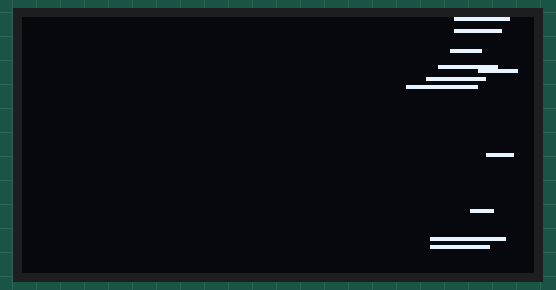
Recording of a program running on a simulated ESP32 board running MicroPython. On the bench: 128×64 one-colour display. Random numbers come from a fixed seed.

Above: at 0.48 s.
At 5.27 s:
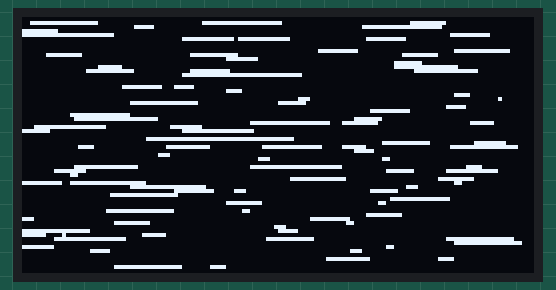
At 10.07 s:
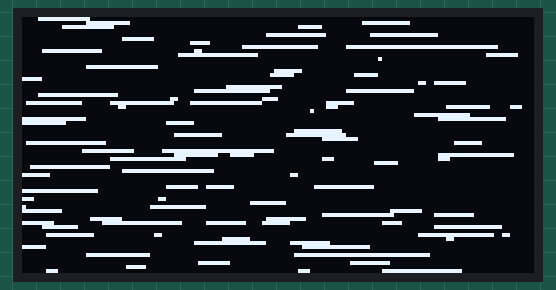
At 19.98 s:
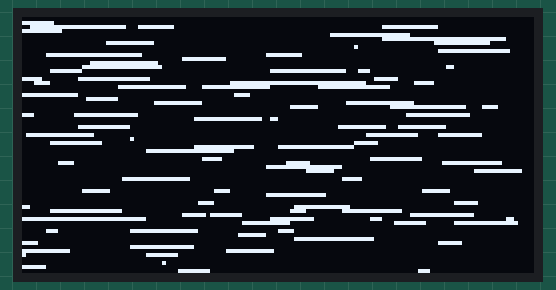
At 29.9 s:
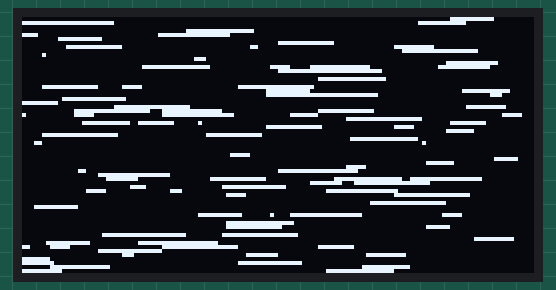
At 39.81 s:
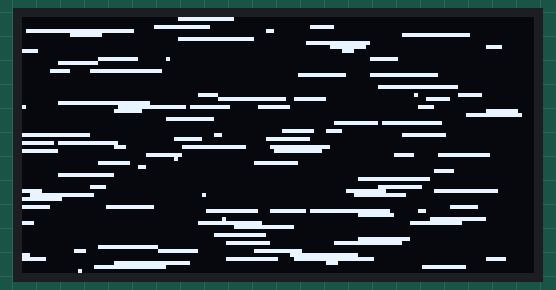

The program:

_______.py
```python
'''
接线：OLED(IIC)
       SCL-->(18)
       SDA-->(23)
'''

#导入Pin模块
from machine import Pin
import time
from machine import SoftI2C
from ssd1306 import SSD1306_I2C  #I2C的oled选该方法
import random

#创建硬件I2C对象
#i2c=I2C(0,sda=Pin(19), scl=Pin(18), freq=400000)

#创建软件I2C对象
i2c = SoftI2C(sda=Pin(23), scl=Pin(18))
#创建OLED对象，OLED分辨率、I2C接口
oled = SSD1306_I2C(128, 64, i2c)

a=0
#程序入口
if __name__=="__main__":
   while True:
            a=random.randint(0,63)
            b=random.randint(0,20)
            oled.hline(125-b,a,b,1)
            oled.show()  #执行显示
            oled.vline(127,0,64,0)  #清除移动前显示区
            oled.scroll(-1,0)  #指定像素X轴移动
```
